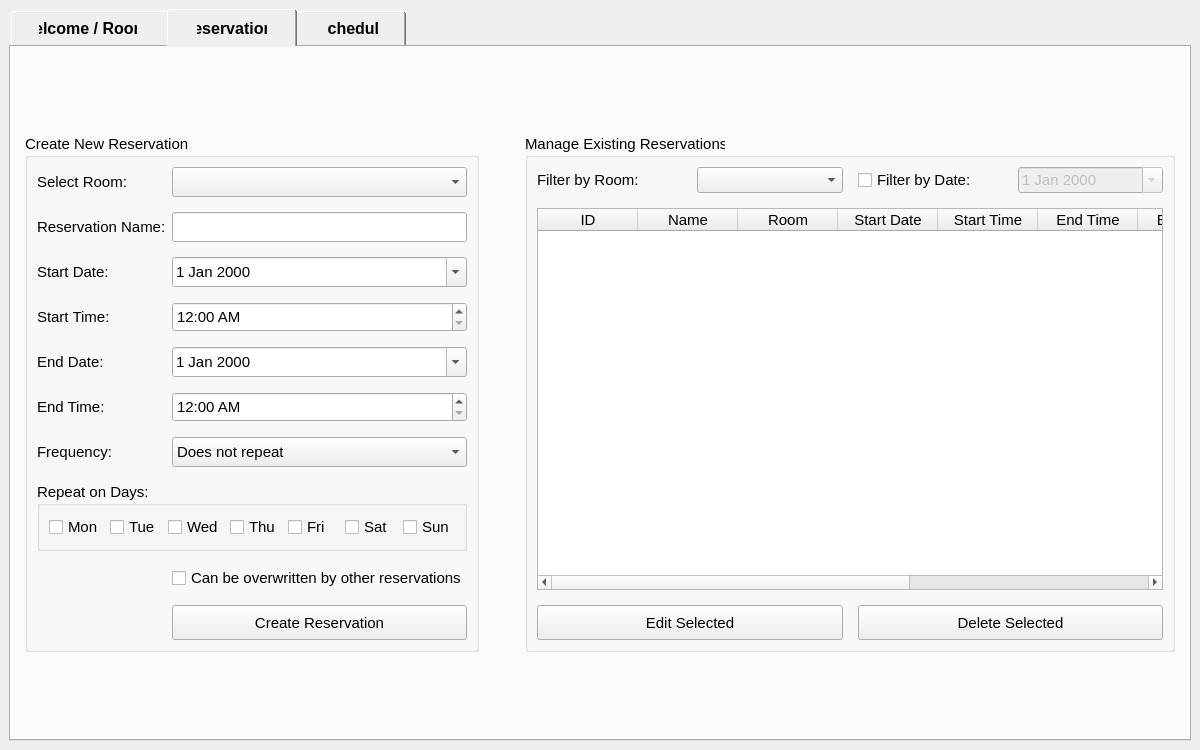
<?xml version="1.0" encoding="UTF-8"?>
<ui version="4.0">
 <class>HomeWindow</class>
 <widget class="QMainWindow" name="HomeWindow">
  <property name="geometry">
   <rect>
    <x>0</x>
    <y>0</y>
    <width>1200</width>
    <height>750</height>
   </rect>
  </property>
  <property name="windowTitle">
   <string>CAS Room &amp; Reservation Manager</string>
  </property>
  <widget class="QWidget" name="centralwidget">
   <layout class="QVBoxLayout" name="verticalLayout">
    <item>
     <widget class="QTabWidget" name="tabWidget">
      <property name="styleSheet">
       <string notr="true">
QTabBar::tab {
    font-size: 12pt;
    font-weight: bold;
    padding: 12px 30px;
}
       </string>
      </property>
      <property name="currentIndex">
       <number>1</number>
      </property>
      <widget class="QWidget" name="welcomeTab">
       <attribute name="title">
        <string>Welcome / Rooms</string>
       </attribute>
       <layout class="QVBoxLayout" name="verticalLayout_2">
        <item>
         <spacer name="topSpacer_1">
          <property name="orientation">
           <enum>Qt::Orientation::Vertical</enum>
          </property>
          <property name="sizeHint" stdset="0">
           <size>
            <width>20</width>
            <height>20</height>
           </size>
          </property>
         </spacer>
        </item>
        <item>
         <widget class="QLabel" name="welcomeLabel">
          <property name="font">
           <font>
            <pointsize>20</pointsize>
            <bold>true</bold>
           </font>
          </property>
          <property name="text">
           <string>Welcome to the CAS Room Manager</string>
          </property>
          <property name="alignment">
           <set>Qt::AlignmentFlag::AlignCenter</set>
          </property>
         </widget>
        </item>
        <item>
         <spacer name="midSpacer_1">
          <property name="orientation">
           <enum>Qt::Orientation::Vertical</enum>
          </property>
          <property name="sizeHint" stdset="0">
           <size>
            <width>20</width>
            <height>30</height>
           </size>
          </property>
         </spacer>
        </item>
        <item>
         <layout class="QHBoxLayout" name="centerRoomLayout">
          <item>
           <spacer name="horizontalSpacer_1">
            <property name="orientation">
             <enum>Qt::Orientation::Horizontal</enum>
            </property>
            <property name="sizeHint" stdset="0">
             <size>
              <width>0</width>
              <height>0</height>
             </size>
            </property>
           </spacer>
          </item>
          <item>
           <widget class="QGroupBox" name="roomGroupBox">
            <property name="minimumSize">
             <size>
              <width>600</width>
              <height>0</height>
             </size>
            </property>
            <property name="font">
             <font>
              <pointsize>11</pointsize>
             </font>
            </property>
            <property name="title">
             <string>Room Management</string>
            </property>
            <layout class="QHBoxLayout" name="horizontalLayout">
             <item>
              <widget class="QLabel" name="labelRoomPrefix">
               <property name="text">
                <string>CAS - </string>
               </property>
              </widget>
             </item>
             <item>
              <widget class="QLineEdit" name="roomInput">
               <property name="placeholderText">
                <string>e.g. 101A</string>
               </property>
              </widget>
             </item>
             <item>
              <widget class="QPushButton" name="btnCreateRoom">
               <property name="text">
                <string>Create Room</string>
               </property>
              </widget>
             </item>
             <item>
              <widget class="QPushButton" name="btnDeleteRoom">
               <property name="text">
                <string>Delete Room</string>
               </property>
              </widget>
             </item>
            </layout>
           </widget>
          </item>
          <item>
           <spacer name="horizontalSpacer_2">
            <property name="orientation">
             <enum>Qt::Orientation::Horizontal</enum>
            </property>
            <property name="sizeHint" stdset="0">
             <size>
              <width>0</width>
              <height>0</height>
             </size>
            </property>
           </spacer>
          </item>
         </layout>
        </item>
        <item>
         <spacer name="bottomSpacer_1">
          <property name="orientation">
           <enum>Qt::Orientation::Vertical</enum>
          </property>
          <property name="sizeHint" stdset="0">
           <size>
            <width>20</width>
            <height>400</height>
           </size>
          </property>
         </spacer>
        </item>
        <item>
        <layout class="QHBoxLayout" name="bottomButtonsLayout">
          <item>
           <widget class="QPushButton" name="btnHelpManual">
            <property name="minimumSize">
             <size>
              <width>150</width>
              <height>35</height>
             </size>
            </property>
            <property name="font">
             <font>
              <pointsize>11</pointsize>
              <bold>true</bold>
             </font>
            </property>
            <property name="text">
             <string>❓ Help / Manual</string>
            </property>
           </widget>
          </item>
          <item>
           <spacer name="bottomHorizontalSpacer">
            <property name="orientation">
             <enum>Qt::Orientation::Horizontal</enum>
            </property>
            <property name="sizeHint" stdset="0">
             <size>
              <width>40</width>
              <height>20</height>
             </size>
            </property>
           </spacer>
          </item>
          <item>
           <widget class="QPushButton" name="btnImportDatabase">
            <property name="minimumSize">
             <size>
              <width>160</width>
              <height>35</height>
             </size>
            </property>
            <property name="font">
             <font>
              <pointsize>11</pointsize>
              <bold>true</bold>
             </font>
            </property>
            <property name="text">
             <string>Import Database</string>
            </property>
           </widget>
          </item>
          <item>
           <widget class="QPushButton" name="btnExportDatabase">
            <property name="minimumSize">
             <size>
              <width>160</width>
              <height>35</height>
             </size>
            </property>
            <property name="font">
             <font>
              <pointsize>11</pointsize>
              <bold>true</bold>
             </font>
            </property>
            <property name="text">
             <string>Export Database</string>
            </property>
           </widget>
          </item>
         </layout>
        </item>
       </layout>
      </widget>
      <widget class="QWidget" name="reservationTab">
       <attribute name="title">
        <string>Reservations</string>
       </attribute>
       <layout class="QVBoxLayout" name="verticalLayout_3">
        <item>
         <spacer name="topSpacer_2">
          <property name="orientation">
           <enum>Qt::Orientation::Vertical</enum>
          </property>
          <property name="sizeHint" stdset="0">
           <size>
            <width>20</width>
            <height>20</height>
           </size>
          </property>
         </spacer>
        </item>
        <item>
         <layout class="QHBoxLayout" name="sideBySideLayout">
          <item>
           <spacer name="horizontalSpacer_3">
            <property name="orientation">
             <enum>Qt::Orientation::Horizontal</enum>
            </property>
            <property name="sizeHint" stdset="0">
             <size>
              <width>0</width>
              <height>0</height>
             </size>
            </property>
           </spacer>
          </item>
          <item>
           <widget class="QGroupBox" name="createResGroupBox">
            <property name="minimumSize">
             <size>
              <width>450</width>
              <height>0</height>
             </size>
            </property>
            <property name="font">
             <font>
              <pointsize>11</pointsize>
             </font>
            </property>
            <property name="title">
             <string>Create New Reservation</string>
            </property>
            <layout class="QFormLayout" name="formLayout">
             <property name="verticalSpacing">
              <number>15</number>
             </property>
             <item row="0" column="0">
              <widget class="QLabel" name="label_room">
               <property name="text">
                <string>Select Room:</string>
               </property>
              </widget>
             </item>
             <item row="0" column="1">
              <widget class="QComboBox" name="roomComboBox">
               <property name="minimumSize">
                <size>
                 <width>0</width>
                 <height>30</height>
                </size>
               </property>
              </widget>
             </item>
             <item row="1" column="0">
              <widget class="QLabel" name="label_name">
               <property name="text">
                <string>Reservation Name:</string>
               </property>
              </widget>
             </item>
             <item row="1" column="1">
              <widget class="QLineEdit" name="resNameInput">
               <property name="minimumSize">
                <size>
                 <width>0</width>
                 <height>30</height>
                </size>
               </property>
              </widget>
             </item>
             <item row="2" column="0">
              <widget class="QLabel" name="label_startDate">
               <property name="text">
                <string>Start Date:</string>
               </property>
              </widget>
             </item>
             <item row="2" column="1">
              <widget class="QDateEdit" name="startDateEdit">
               <property name="minimumSize">
                <size>
                 <width>0</width>
                 <height>30</height>
                </size>
               </property>
               <property name="calendarPopup">
                <bool>true</bool>
               </property>
              </widget>
             </item>
             <item row="3" column="0">
              <widget class="QLabel" name="label_startTime">
               <property name="text">
                <string>Start Time:</string>
               </property>
              </widget>
             </item>
             <item row="3" column="1">
              <widget class="QTimeEdit" name="startTimeEdit">
               <property name="minimumSize">
                <size>
                 <width>0</width>
                 <height>30</height>
                </size>
               </property>
               <property name="displayFormat">
                <string>hh:mm AP</string>
               </property>
              </widget>
             </item>
             <item row="4" column="0">
              <widget class="QLabel" name="label_endDate">
               <property name="text">
                <string>End Date:</string>
               </property>
              </widget>
             </item>
             <item row="4" column="1">
              <widget class="QDateEdit" name="endDateEdit">
               <property name="minimumSize">
                <size>
                 <width>0</width>
                 <height>30</height>
                </size>
               </property>
               <property name="calendarPopup">
                <bool>true</bool>
               </property>
              </widget>
             </item>
             <item row="5" column="0">
              <widget class="QLabel" name="label_endTime">
               <property name="text">
                <string>End Time:</string>
               </property>
              </widget>
             </item>
             <item row="5" column="1">
              <widget class="QTimeEdit" name="endTimeEdit">
               <property name="minimumSize">
                <size>
                 <width>0</width>
                 <height>30</height>
                </size>
               </property>
               <property name="displayFormat">
                <string>hh:mm AP</string>
               </property>
              </widget>
             </item>
             <item row="6" column="0">
              <widget class="QLabel" name="label_frequency">
               <property name="text">
                <string>Frequency:</string>
               </property>
              </widget>
             </item>
             <item row="6" column="1">
              <widget class="QComboBox" name="frequencyComboBox">
               <property name="minimumSize">
                <size>
                 <width>0</width>
                 <height>30</height>
                </size>
               </property>
               <item>
                <property name="text">
                 <string>Does not repeat</string>
                </property>
               </item>
               <item>
                <property name="text">
                 <string>Everyday</string>
                </property>
               </item>
               <item>
                <property name="text">
                 <string>Every Week</string>
                </property>
               </item>
               <item>
                <property name="text">
                 <string>Every Month</string>
                </property>
               </item>
               <item>
                <property name="text">
                 <string>Every Year</string>
                </property>
               </item>
              </widget>
             </item>
             
             <item row="7" column="0" colspan="2">
              <widget class="QGroupBox" name="weekdayGroupBox">
               <property name="title">
                <string>Repeat on Days:</string>
               </property>
               <layout class="QHBoxLayout" name="weekdayLayout">
                <item><widget class="QCheckBox" name="chkMon"><property name="text"><string>Mon</string></property></widget></item>
                <item><widget class="QCheckBox" name="chkTue"><property name="text"><string>Tue</string></property></widget></item>
                <item><widget class="QCheckBox" name="chkWed"><property name="text"><string>Wed</string></property></widget></item>
                <item><widget class="QCheckBox" name="chkThu"><property name="text"><string>Thu</string></property></widget></item>
                <item><widget class="QCheckBox" name="chkFri"><property name="text"><string>Fri</string></property></widget></item>
                <item><widget class="QCheckBox" name="chkSat"><property name="text"><string>Sat</string></property></widget></item>
                <item><widget class="QCheckBox" name="chkSun"><property name="text"><string>Sun</string></property></widget></item>
               </layout>
              </widget>
             </item>
             <item row="8" column="1">
              <widget class="QCheckBox" name="overwriteCheckBox">
               <property name="text">
                <string>Can be overwritten by other reservations</string>
               </property>
              </widget>
             </item>
             
             <item row="9" column="1">
              <widget class="QPushButton" name="btnCreateReservation">
               <property name="minimumSize">
                <size>
                 <width>0</width>
                 <height>35</height>
                </size>
               </property>
               <property name="text">
                <string>Create Reservation</string>
               </property>
              </widget>
             </item>
            </layout>
           </widget>
          </item>
          <item>
           <spacer name="middleSpacer">
            <property name="orientation">
             <enum>Qt::Orientation::Horizontal</enum>
            </property>
            <property name="sizeHint" stdset="0">
             <size>
              <width>40</width>
              <height>20</height>
             </size>
            </property>
           </spacer>
          </item>
          <item>
           <widget class="QGroupBox" name="manageResGroupBox">
            <property name="minimumSize">
             <size>
              <width>650</width>
              <height>0</height>
             </size>
            </property>
            <property name="font">
             <font>
              <pointsize>11</pointsize>
             </font>
            </property>
            <property name="title">
             <string>Manage Existing Reservations</string>
            </property>
            <layout class="QVBoxLayout" name="verticalLayout_5">
             <property name="spacing">
              <number>15</number>
             </property>
             <item>
              <layout class="QHBoxLayout" name="filterLayout">
               <item>
                <widget class="QLabel" name="labelFilterRoom">
                 <property name="text">
                  <string>Filter by Room:</string>
                 </property>
                </widget>
               </item>
               <item>
                <widget class="QComboBox" name="filterRoomComboBox"/>
               </item>
               <item>
                <widget class="QCheckBox" name="filterDateCheckBox">
                 <property name="text">
                  <string>Filter by Date:</string>
                 </property>
                </widget>
               </item>
               <item>
                <widget class="QDateEdit" name="filterDateEdit">
                 <property name="enabled">
                  <bool>false</bool>
                 </property>
                 <property name="calendarPopup">
                  <bool>true</bool>
                 </property>
                </widget>
               </item>
              </layout>
             </item>
             <item>
              <widget class="QTableWidget" name="reservationTable">
               <property name="editTriggers">
                <set>QAbstractItemView::EditTrigger::NoEditTriggers</set>
               </property>
               <property name="selectionMode">
                <enum>QAbstractItemView::SelectionMode::SingleSelection</enum>
               </property>
               <property name="selectionBehavior">
                <enum>QAbstractItemView::SelectionBehavior::SelectRows</enum>
               </property>
               <column>
                <property name="text">
                 <string>ID</string>
                </property>
               </column>
               <column>
                <property name="text">
                 <string>Name</string>
                </property>
               </column>
               <column>
                <property name="text">
                 <string>Room</string>
                </property>
               </column>
               <column>
                <property name="text">
                 <string>Start Date</string>
                </property>
               </column>
               <column>
                <property name="text">
                 <string>Start Time</string>
                </property>
               </column>
               <column>
                <property name="text">
                 <string>End Time</string>
                </property>
               </column>
               <column>
                <property name="text">
                 <string>End Date</string>
                </property>
               </column>
               <column>
                <property name="text">
                 <string>Frequency</string>
                </property>
               </column>
               <column>
                <property name="text">
                 <string>Days</string>
                </property>
               </column>
               <column>
                <property name="text">
                 <string>Overwriteable</string>
                </property>
               </column>
              </widget>
             </item>
             <item>
              <layout class="QHBoxLayout" name="horizontalLayout_3">
               <item>
                <widget class="QPushButton" name="btnEditReservation">
                 <property name="minimumSize">
                  <size>
                   <width>0</width>
                   <height>35</height>
                  </size>
                 </property>
                 <property name="text">
                  <string>Edit Selected</string>
                 </property>
                </widget>
               </item>
               <item>
                <widget class="QPushButton" name="btnDeleteReservation">
                 <property name="minimumSize">
                  <size>
                   <width>0</width>
                   <height>35</height>
                  </size>
                 </property>
                 <property name="text">
                  <string>Delete Selected</string>
                 </property>
                </widget>
               </item>
              </layout>
             </item>
            </layout>
           </widget>
          </item>
          <item>
           <spacer name="horizontalSpacer_4">
            <property name="orientation">
             <enum>Qt::Orientation::Horizontal</enum>
            </property>
            <property name="sizeHint" stdset="0">
             <size>
              <width>0</width>
              <height>0</height>
             </size>
            </property>
           </spacer>
          </item>
         </layout>
        </item>
        <item>
         <spacer name="bottomSpacer_2">
          <property name="orientation">
           <enum>Qt::Orientation::Vertical</enum>
          </property>
          <property name="sizeHint" stdset="0">
           <size>
            <width>20</width>
            <height>30</height>
           </size>
          </property>
         </spacer>
        </item>
       </layout>
      </widget>
      <widget class="QWidget" name="scheduleTab">
       <attribute name="title">
        <string>Schedule</string>
       </attribute>
       <layout class="QVBoxLayout" name="verticalLayout_4">
        <item>
         <layout class="QHBoxLayout" name="scheduleHeaderLayout">
          <item>
           <widget class="QLabel" name="lblSchedRoom">
            <property name="font">
             <font>
              <pointsize>12</pointsize>
              <bold>true</bold>
             </font>
            </property>
            <property name="text">
             <string>Room View:</string>
            </property>
           </widget>
          </item>
          <item>
           <widget class="QComboBox" name="scheduleRoomComboBox">
            <property name="minimumSize">
             <size>
              <width>150</width>
              <height>35</height>
             </size>
            </property>
            <property name="font">
             <font>
              <pointsize>11</pointsize>
             </font>
            </property>
           </widget>
          </item>
          <item>
           <spacer name="headerSpacer1">
            <property name="orientation">
             <enum>Qt::Orientation::Horizontal</enum>
            </property>
            <property name="sizeHint" stdset="0">
             <size>
              <width>0</width>
              <height>0</height>
             </size>
            </property>
           </spacer>
          </item>
          <item>
           <widget class="QLabel" name="lblScheduleDate">
            <property name="font">
             <font>
              <pointsize>12</pointsize>
              <bold>true</bold>
             </font>
            </property>
            <property name="text">
             <string>Week Of:</string>
            </property>
           </widget>
          </item>
          <item>
           <widget class="QPushButton" name="btnPrevWeek">
            <property name="minimumSize">
             <size>
              <width>35</width>
              <height>35</height>
             </size>
            </property>
            <property name="text">
             <string>◀</string>
            </property>
           </widget>
          </item>
          <item>
           <widget class="QDateEdit" name="scheduleDateEdit">
            <property name="minimumSize">
             <size>
              <width>130</width>
              <height>35</height>
             </size>
            </property>
            <property name="font">
             <font>
              <pointsize>11</pointsize>
             </font>
            </property>
            <property name="calendarPopup">
             <bool>true</bool>
            </property>
           </widget>
          </item>
          <item>
           <widget class="QPushButton" name="btnNextWeek">
            <property name="minimumSize">
             <size>
              <width>35</width>
              <height>35</height>
             </size>
            </property>
            <property name="text">
             <string>▶</string>
            </property>
           </widget>
          </item>
          <item>
           <spacer name="headerSpacer2">
            <property name="orientation">
             <enum>Qt::Orientation::Horizontal</enum>
            </property>
            <property name="sizeHint" stdset="0">
             <size>
              <width>0</width>
              <height>0</height>
             </size>
            </property>
           </spacer>
          </item>
          <item>
           <widget class="QPushButton" name="btnPrintSchedule">
            <property name="minimumSize">
             <size>
              <width>180</width>
              <height>35</height>
             </size>
            </property>
            <property name="font">
             <font>
              <pointsize>11</pointsize>
              <bold>true</bold>
             </font>
            </property>
            <property name="text">
             <string>🖨️ Print Schedule</string>
            </property>
           </widget>
          </item>
         </layout>
        </item>
        <item>
         <widget class="QGraphicsView" name="scheduleView">
          <property name="alignment">
           <set>Qt::AlignLeading|Qt::AlignLeft|Qt::AlignTop</set>
          </property>
         </widget>
        </item>
       </layout>
      </widget>
     </widget>
    </item>
   </layout>
  </widget>
 </widget>
 <resources/>
 <connections/>
</ui>
